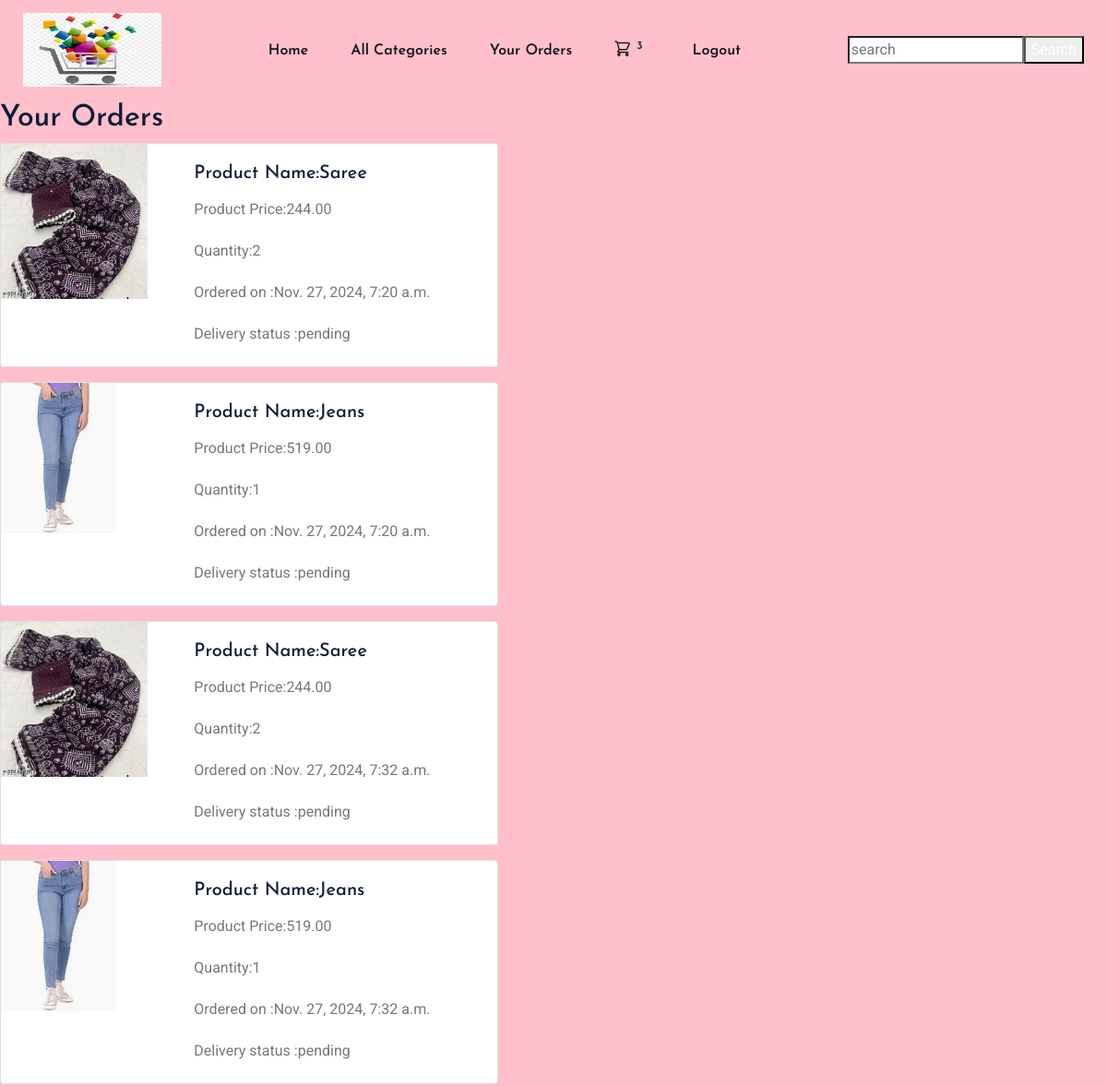
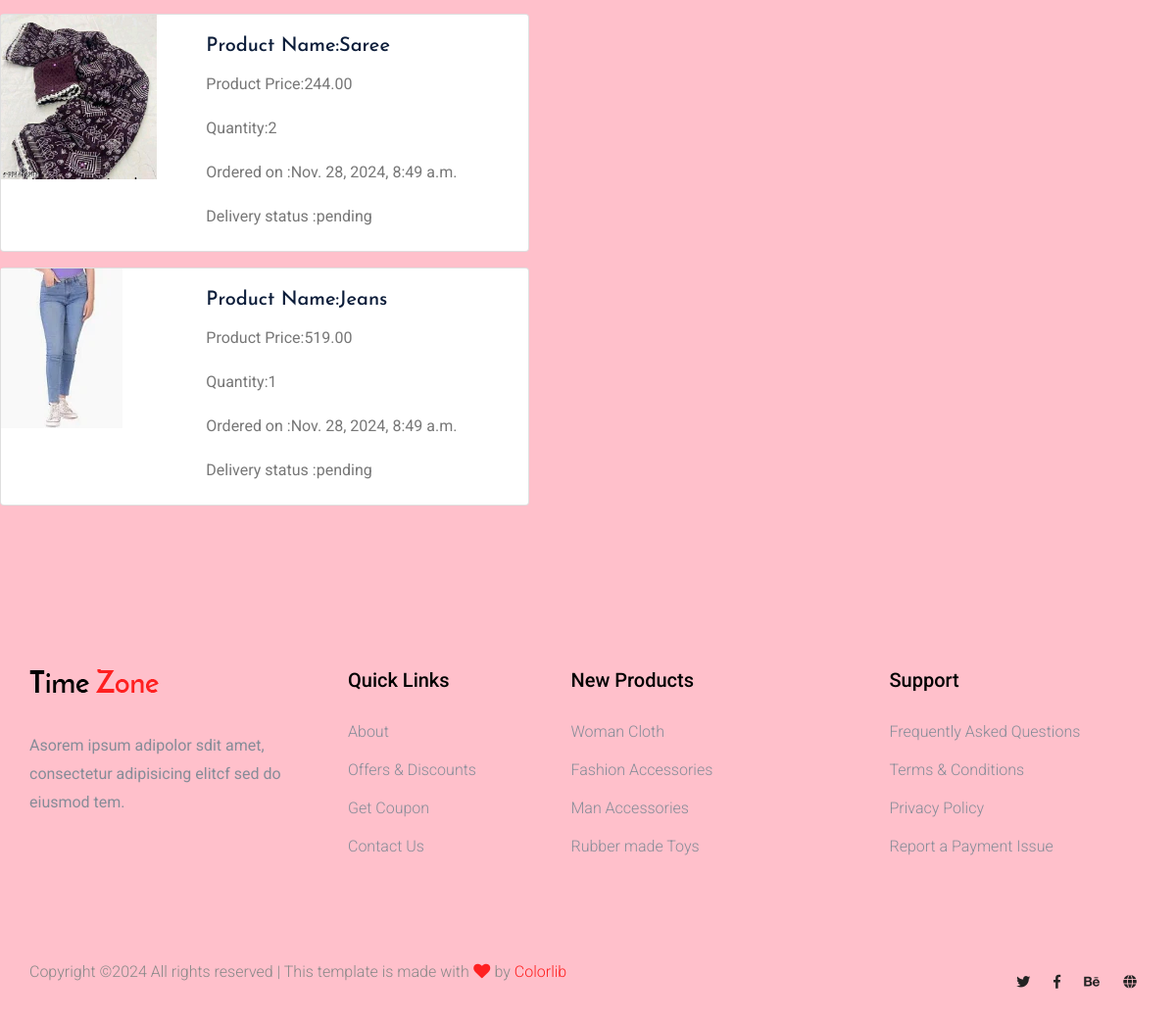
/cart/order_view (signed in), run on the app's committed database (2 pictures, top to bottom).
### cart/models.py (models this page shows)
class Order_details(models.Model):
    product=models.ForeignKey(Product,on_delete=models.CASCADE)
    user = models.ForeignKey(User,on_delete=models.CASCADE)
    no_of_items = models.IntegerField()
    address=models.TextField()
    phone = models.BigIntegerField()
    pin = models.IntegerField()
    order_id = models.CharField(max_length=30,blank=True)
    order_date=models.DateTimeField(auto_now_add=True)
    payment_status=models.CharField(max_length=20,default="pending")
    delivery_status = models.CharField(max_length=20,default="pending")

### shop/models.py (models this page shows)
class Product(models.Model):
    name = models.CharField(max_length=20)
    description = models.TextField()
    image = models.ImageField(upload_to='products')
    price = models.DecimalField(max_digits=10,decimal_places=2)
    stock = models.IntegerField()
    available = models.BooleanField(default=True)
    created = models.DateTimeField(auto_now_add=True)
    updated = models.DateTimeField(auto_now=True)
    category = models.ForeignKey(Category,on_delete=models.CASCADE)

### cart/views.py (the view)
# urls.py: path('order_view',views.order_view,name='order_view'),
@login_required()
def order_view(request):
    u=request.user
    o=Order_details.objects.filter(user=u)
    print(o)
    context={'orders':o}
    return render(request,'order_view.html',context)

### cart/context_processors.py (called while the page is built)
def count_items(request):
    u=request.user
    count = 0
    if request.user.is_authenticated:
        try:
            c=Cart.objects.filter(user=u)
            for i in c:
                count +=i.quantity
        except:
            count=0
    return{'c':count}

### shop/context_processors.py (called while the page is built)
def category_list(request):
    c=Category.objects.all()
    return {'cl':c}

### templates/order_view.html (shortened to what this page needs)
<!DOCTYPE html>
{% extends 'base.html' %}
{% load static %}
{% block content %}
<html lang="en">
<head>
</head>
<body>
<div>
<h2>Your Orders</h2>
    {% for i in orders %}
<div class="card mb-3" style="max-width: 540px;">
  <div class="row g-0">
    <div class="col-md-4">
      <img src="{{ i.product.image.url }}" class="img-fluid rounded-start" alt="...">
    </div>
    <div class="col-md-8">
      <div class="card-body">
        <h5 class="card-title"> Product Name:{{ i.product.name }}</h5>
        <p class="card-text">Product Price:{{ i.product.price }}</p>
        <p class="card-text">Quantity:{{ i.no_of_items }}</p>
          <p class="card-text">Ordered on :{{ i.order_date }}</p>
          <p class="card-text">Delivery status :{{ i.delivery_status }}</p>
      </div>
    </div>
  </div>
</div>
    {% endfor %}
    </div>
</body>
</html>
{% endblock %}

### templates/base.html (shortened to what this page needs)
<!doctype html>
{% load static %}
<html class="no-js" lang="zxx">
<head>
    <link rel="stylesheet" href="{% static 'assets/css/bootstrap.min.css' %}">
    <link rel="stylesheet" href="{% static 'assets/css/owl.carousel.min.css' %}">
    <link rel="stylesheet" href="{% static 'assets/css/flaticon.css' %}">
    <link rel="stylesheet" href="{% static 'assets/css/slicknav.css' %}">
    <link rel="stylesheet" href="{% static 'assets/css/animate.min.css' %}">
    <link rel="stylesheet" href="{% static 'assets/css/magnific-popup.css' %}">
    <link rel="stylesheet" href="{% static 'assets/css/fontawesome-all.min.css' %}">
    <link rel="stylesheet" href="{% static 'assets/css/themify-icons.css' %}">
    <link rel="stylesheet" href="{% static 'assets/css/slick.css' %}">
    <link rel="stylesheet" href="{% static 'assets/css/nice-select.css' %}">
    <link rel="stylesheet" href="{% static 'assets/css/style.css' %}">
</head>
<body style="background-color:pink">
    <header>
        <div class="header-area">
            <div class="main-header header-sticky">
                <div class="container-fluid">
                    <div class="menu-wrapper">
                        <div class="logo">
                            <a href="index.html"><img src="{% static 'assets/img/logo/logonew.jfif' %}" width="150px" height="80px" alt=""></a>
                        </div>
                        <div class="main-menu d-none d-lg-block">
                            <nav>
                                <ul id="navigation">
                                    <li><a href="{% url 'shop:category' %}">Home</a></li>
                                    {% if user.is_authenticated %}
                                        <li ><a href="#">All Categories</a>
                                        </li>
                                        {% if user.is_superuser == False %}
                                            <li><a href="{% url 'cart:order_view' %}">Your Orders</a></li>
                                            <li><a href="{% url 'cart:cart' %}"><span class="flaticon-shopping-cart"><sup class="mx-2 fs-1 fw-bold">{{c}}</sup></span></a> </li>
                                            <li><a href="{% url 'shop:logout' %}">logout</a></li>
                                        {% else %}
                                            <li><a href="{% url 'shop:addcat' %}">Add new Category</a></li>
                                            <li><a href="{% url 'shop:addpro' %}">Add new Product</a></li>
                                            <li><a href="{% url 'shop:logout' %}">logout</a></li>
                                        {% endif %}
                                    {% else %}
                                        <li><a href="{% url 'shop:registration' %}">Registration</a></li>
                                        <li><a href="{% url 'shop:login' %}">Login</a></li>
                                    {% endif %}
                                        </ul>
                              </nav>
                        </div>
                        <div class="header-right">
                            <ul>
                                <form class="d-flex" method="POST" action="{% url 'search:find' %}">
                                    <input type="search" name="q" placeholder="search">
                                    <button type="submit">Search</button>
                                </form>
                            </ul>
                        </div>
                    </div>
                    <div class="col-12">
                    </div>
                </div>
            </div>
        </div>
    </header>
{% block content %}{% endblock%}
        <footer>
        <div class="footer-area footer-padding">
            <div class="container">
                <div class="row d-flex justify-content-between">
                    <div class="col-xl-3 col-lg-3 col-md-5 col-sm-6">
                        <div class="single-footer-caption mb-50">
                            <div class="single-footer-caption mb-30">
                                <div class="footer-logo">
                                    <a href="index.html"><img src="{% static 'assets/img/logo/logo2_footer.png' %}" alt=""></a>
                                </div>
                                <div class="footer-tittle">
                                    <div class="footer-pera">
                                        <p>Asorem ipsum adipolor sdit amet, consectetur adipisicing elitcf sed do eiusmod tem.</p>
                                </div>
                                </div>
                            </div>
                        </div>
                    </div>
                    <div class="col-xl-2 col-lg-3 col-md-3 col-sm-5">
                        <div class="single-footer-caption mb-50">
                            <div class="footer-tittle">
                                <h4>Quick Links</h4>
                                <ul>
                                    <li><a href="#">About</a></li>
                                    <li><a href="#"> Offers & Discounts</a></li>
                                    <li><a href="#"> Get Coupon</a></li>
                                    <li><a href="#">  Contact Us</a></li>
                                </ul>
                            </div>
                        </div>
                    </div>
                    <div class="col-xl-3 col-lg-3 col-md-4 col-sm-7">
                        <div class="single-footer-caption mb-50">
                            <div class="footer-tittle">
                                <h4>New Products</h4>
                                <ul>
                                    <li><a href="#">Woman Cloth</a></li>
                                    <li><a href="#">Fashion Accessories</a></li>
                                    <li><a href="#"> Man Accessories</a></li>
                                    <li><a href="#"> Rubber made Toys</a></li>
                                </ul>
                            </div>
                        </div>
                    </div>
                    <div class="col-xl-3 col-lg-3 col-md-5 col-sm-7">
                        <div class="single-footer-caption mb-50">
                            <div class="footer-tittle">
                                <h4>Support</h4>
                                <ul>
                                    <li><a href="#">Frequently Asked Questions</a></li>
                                    <li><a href="#">Terms & Conditions</a></li>
                                    <li><a href="#">Privacy Policy</a></li>
                                    <li><a href="#">Report a Payment Issue</a></li>
                                </ul>
                            </div>
                        </div>
                    </div>
                </div>
                <div class="row align-items-center">
                    <div class="col-xl-7 col-lg-8 col-md-7">
                        <div class="footer-copy-right">
                            <p>
  Copyright &copy;<script>document.write(new Date().getFullYear());</script> All rights reserved | This template is made with <i class="fa fa-heart" aria-hidden="true"></i> by <a href="https://colorlib.com" target="_blank">Colorlib</a>
  </p>
                        </div>
                    </div>
                    <div class="col-xl-5 col-lg-4 col-md-5">
                        <div class="footer-copy-right f-right">
                            <div class="footer-social">
                                <a href="#"><i class="fab fa-twitter"></i></a>
                                <a href="https://www.facebook.com/sai4ull"><i class="fab fa-facebook-f"></i></a>
                                <a href="#"><i class="fab fa-behance"></i></a>
                                <a href="#"><i class="fas fa-globe"></i></a>
                            </div>
                        </div>
                    </div>
                </div>
            </div>
        </div>
    </footer>
</body>
</html>

### data on the page
Order_details: product.image (picture), product.name "Saree", product.price "244.00", no_of_items "2", order_date "Nov. 27, 2024, 7:20 a.m.", delivery_status "pending"
Order_details: product.image (picture), product.name "Jeans", product.price "519.00", no_of_items "1", order_date "Nov. 27, 2024, 7:20 a.m.", delivery_status "pending"
Order_details: product.image (picture), product.name "Saree", product.price "244.00", no_of_items "2", order_date "Nov. 27, 2024, 7:32 a.m.", delivery_status "pending"
Order_details: product.image (picture), product.name "Jeans", product.price "519.00", no_of_items "1", order_date "Nov. 27, 2024, 7:32 a.m.", delivery_status "pending"
Order_details: product.image (picture), product.name "Saree", product.price "244.00", no_of_items "2", order_date "Nov. 28, 2024, 8:49 a.m.", delivery_status "pending"
Order_details: product.image (picture), product.name "Jeans", product.price "519.00", no_of_items "1", order_date "Nov. 28, 2024, 8:49 a.m.", delivery_status "pending"

### other printed values
{{ c }} "3"
